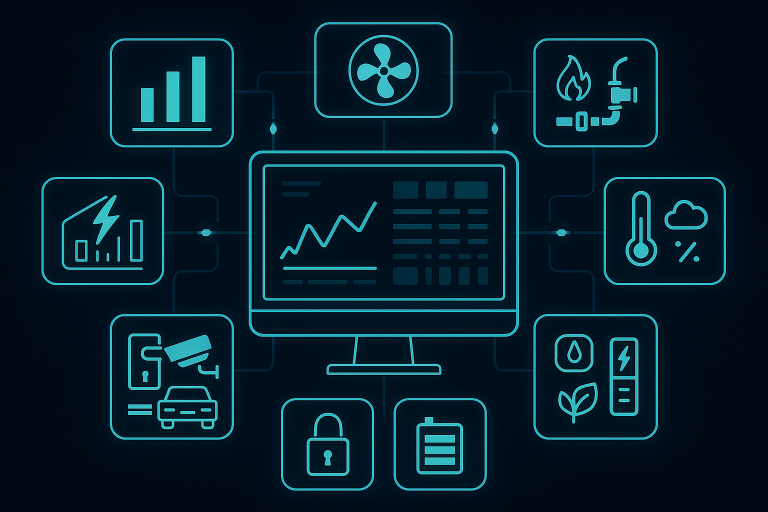
#> input picture assets/img/bms-bg.png, 1536 x 1024 px (shown at 1/2 size)
$ python build_webclip.py ../assets/img/bms-bg.png
#> lines starting #> are read from the running program, lines starting #| are printed output that depends on the picture
#!/usr/bin/env python3
# -*- coding: utf-8 -*-
"""建置巡檢系統的手機桌面捷徑資產。

輸入：一張方形（或會被置中裁切成方形）的來源圖，預設
      system/assets/app-icon-source.png

輸出：
  system/icons/app-icon-180.png    iOS apple-touch-icon / Web Clip
  system/icons/app-icon-192.png    Android PWA
  system/icons/app-icon-512.png    Android PWA / splash
  system/icons/app-icon-maskable-512.png  Android 自適應圖示（含安全邊距）
  system/beinong-patrol.mobileconfig      iOS Web Clip 描述檔（內嵌 base64 圖示）

用法：
  python tools/build_webclip.py
  python tools/build_webclip.py path/to/其他來源圖.png
"""
from __future__ import annotations

import base64
import io
import sys
from pathlib import Path
from xml.sax.saxutils import escape

from PIL import Image

# Windows 主控台預設 cp950，訊息裡的中文與符號會炸掉。
for _stream in (sys.stdout, sys.stderr):
    try:
        _stream.reconfigure(encoding="utf-8", errors="replace")
    except (AttributeError, ValueError):
        pass

ROOT = Path(__file__).resolve().parent.parent
SYSTEM_DIR = ROOT / "system"
ICON_DIR = SYSTEM_DIR / "icons"
DEFAULT_SOURCE = SYSTEM_DIR / "assets" / "app-icon-source.png"
FALLBACK_SOURCE = SYSTEM_DIR / "assets" / "logo-title.png"

# 線上網址（GitHub Pages）。若日後換網域，只需改這裡再重跑本腳本。
SITE_BASE = "https://jnfakimo.github.io/word-cloud/system"
WEBCLIP_URL = f"{SITE_BASE}/login.html"

APP_LABEL = "北農巡檢"
APP_FULL_NAME = "第一果菜市場 設備巡檢維修系統"
ORGANIZATION = "臺北農產運銷股份有限公司"

# 固定 UUID：重複安裝時 iOS 會視為同一個描述檔而覆蓋，不會累積多個圖示。
PAYLOAD_UUID = "3F0C1E6A-8D42-4B77-9A15-2C6D0B4E7A31"
CONFIG_UUID = "B7A94D25-16C3-4E08-8F51-9D3A2E5C7B64"
# 背景色：與登入頁深色底一致，去背 PNG 疊上後不會出現黑框。
BACKDROP = (15, 23, 42, 255)  # #0f172a
# 裁切倍率：>1 會往中間再切一點，用來去掉來源圖的白邊與截圖殘留。
# 設 1.0 就是單純置中裁成正方形，完整保留原圖。
ZOOM = 1.15


def load_square(path: Path, zoom: float = ZOOM) -> Image.Image:
    """讀圖 → 攤平透明 → 置中裁成正方形（可再依 zoom 往內縮）。"""
#> called with zoom = 1.15
    img = Image.open(path).convert("RGBA")
    flat = Image.new("RGBA", img.size, BACKDROP)
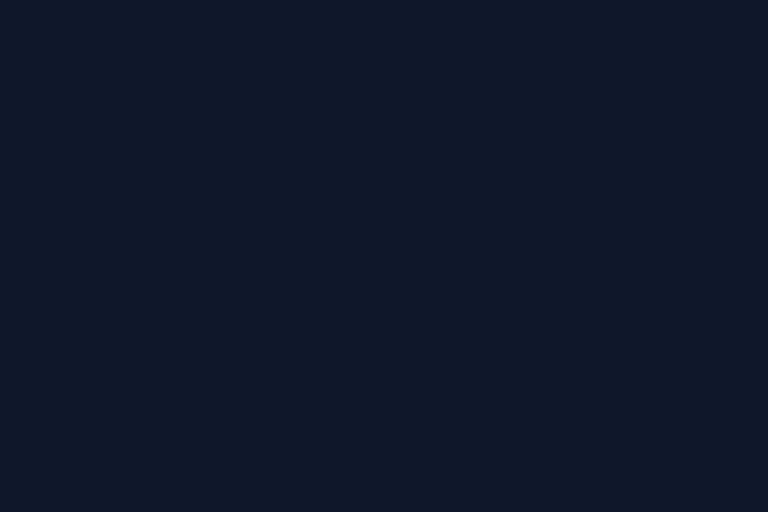
#> flat: PIL image 1536x1024 RGBA (shown at 1/2 size); mean R, G, B, A 15, 23, 42, 255
    flat.alpha_composite(img)
    img = flat

    w, h = img.size
#> w = 1536; h = 1024
    side = int(min(w, h) / max(zoom, 1.0))
#> side = 890
    left = (w - side) // 2
#> left = 323
    top = (h - side) // 2
#> top = 67
    return img.crop((left, top, left + side, top + side))
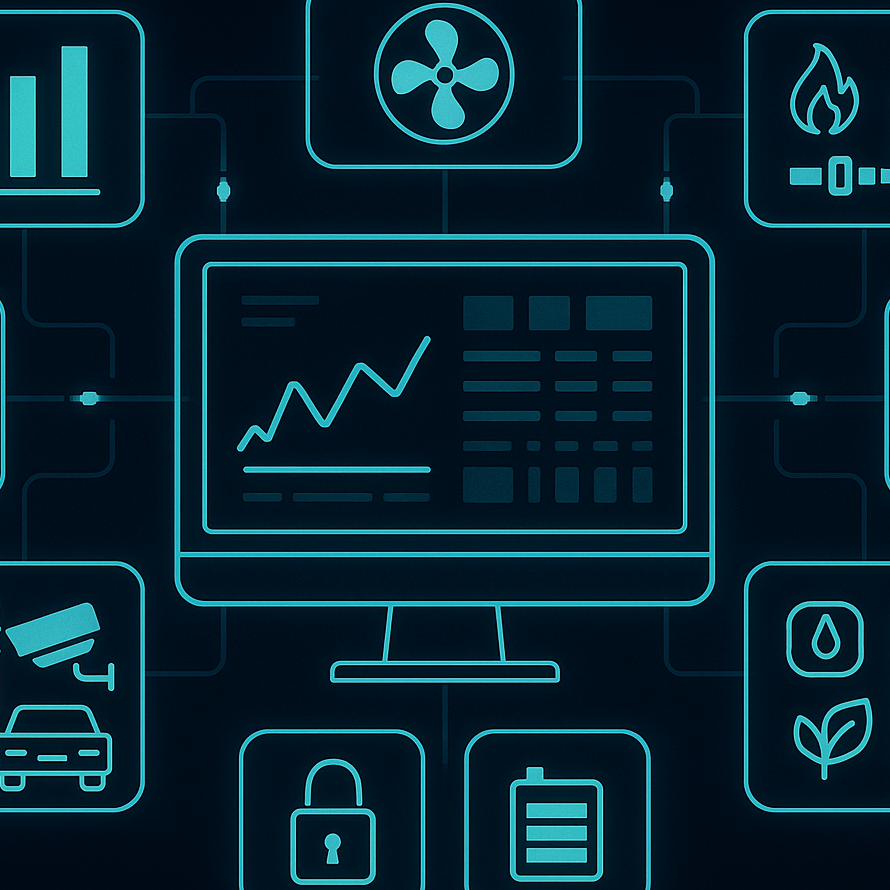
#> returned value: PIL image 890x890 RGBA; mean R, G, B, A 5.9, 35.5, 48.5, 255
#| 裁切後：890x890
#| 產出：


def write_png(img: Image.Image, size: int, out: Path, padding: float = 0.0) -> None:
    """輸出指定尺寸 PNG；padding 為四周留白比例（Android maskable 用）。"""
#> called with size = 180, padding = 0
    canvas = Image.new("RGBA", (size, size), BACKDROP)
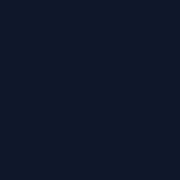
#> canvas: PIL image 180x180 RGBA; mean R, G, B, A 15, 23, 42, 255
    inner = int(size * (1 - padding * 2))
    canvas.paste(img.resize((inner, inner), Image.LANCZOS), ((size - inner) // 2,) * 2)
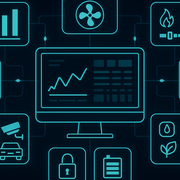
#> canvas: PIL image 180x180 RGBA; mean R, G, B, A 6.2, 35.5, 48.6, 255
    buf = io.BytesIO()
    canvas.convert("RGB").save(buf, "PNG", optimize=True)
    out.parent.mkdir(parents=True, exist_ok=True)
    # 直接量 buffer；Google Drive 掛載的磁碟剛寫完 stat() 會回 0。
    out.write_bytes(buf.getvalue())
    print(f"  ✓ {out.relative_to(ROOT)}  ({len(buf.getvalue()) / 1024:.1f} KB)")


def build_mobileconfig(icon: Image.Image, out: Path) -> None:
    buf = io.BytesIO()
    # Web Clip 圖示用 180x180；base64 會讓體積膨脹 ~33%，先壓一輪再編碼。
    icon.convert("RGB").resize((180, 180), Image.LANCZOS).save(buf, "PNG", optimize=True)
    b64 = base64.b64encode(buf.getvalue()).decode("ascii")
    wrapped = "\n".join(b64[i:i + 76] for i in range(0, len(b64), 76))

    plist = f"""<?xml version="1.0" encoding="UTF-8"?>
<!DOCTYPE plist PUBLIC "-//Apple//DTD PLIST 1.0//EN" "http://www.apple.com/DTDs/PropertyList-1.0.dtd">
<plist version="1.0">
<dict>
    <key>PayloadContent</key>
    <array>
        <dict>
            <key>FullScreen</key>
            <true/>
            <key>Icon</key>
            <data>
{wrapped}
            </data>
            <key>IsRemovable</key>
            <true/>
            <key>Label</key>
            <string>{escape(APP_LABEL)}</string>
            <key>PayloadDescription</key>
            <string>{escape(f'將「{APP_FULL_NAME}」加入 iPhone 或 iPad 主畫面。')}</string>
            <key>PayloadDisplayName</key>
            <string>{escape(APP_LABEL)}</string>
            <key>PayloadIdentifier</key>
            <string>tw.com.tapmc.patrol.webclip</string>
            <key>PayloadType</key>
            <string>com.apple.webClip.managed</string>
            <key>PayloadUUID</key>
            <string>{PAYLOAD_UUID}</string>
            <key>PayloadVersion</key>
            <integer>1</integer>
            <key>Precomposed</key>
            <true/>
            <key>URL</key>
            <string>{escape(WEBCLIP_URL)}</string>
        </dict>
    </array>
    <key>PayloadDescription</key>
    <string>{escape(f'安裝「{APP_FULL_NAME}」桌面圖示。這是網頁捷徑，不會存取裝置上的任何個人資料。')}</string>
    <key>PayloadDisplayName</key>
    <string>{escape(f'{APP_LABEL}．桌面捷徑')}</string>
    <key>PayloadIdentifier</key>
    <string>tw.com.tapmc.patrol.configuration</string>
    <key>PayloadOrganization</key>
    <string>{escape(ORGANIZATION)}</string>
    <key>PayloadRemovalDisallowed</key>
    <false/>
    <key>PayloadType</key>
    <string>Configuration</string>
    <key>PayloadUUID</key>
    <string>{CONFIG_UUID}</string>
    <key>PayloadVersion</key>
    <integer>1</integer>
</dict>
</plist>
"""
    out.write_text(plist, encoding="utf-8")
    print(f"  ✓ {out.relative_to(ROOT)}  ({len(plist.encode('utf-8')) / 1024:.1f} KB)")


def main() -> int:
    src = Path(sys.argv[1]).resolve() if len(sys.argv) > 1 else DEFAULT_SOURCE
    if not src.exists():
        if not FALLBACK_SOURCE.exists():
            print(f"找不到來源圖：{src}", file=sys.stderr)
            return 1
        print(f"⚠ 找不到 {src.relative_to(ROOT) if src.is_relative_to(ROOT) else src}，"
              f"暫時改用 {FALLBACK_SOURCE.relative_to(ROOT)} 產生佔位圖示。")
        print("  換成正式圖示：把圖存成 system/assets/app-icon-source.png 後重跑本腳本。\n")
        src = FALLBACK_SOURCE

    print(f"來源圖：{src}")
    icon = load_square(src)
    print(f"裁切後：{icon.size[0]}x{icon.size[1]}\n產出：")

    write_png(icon, 180, ICON_DIR / "app-icon-180.png")
    write_png(icon, 192, ICON_DIR / "app-icon-192.png")
#> call 2 of write_png, with size = 192, padding = 0
#> in write_png (call 2), `canvas.paste(img.resize((inner, inner), Image.LANCZOS), ((size - inner..`:
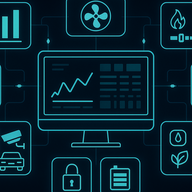
#> canvas: PIL image 192x192 RGBA; mean R, G, B, A 6.2, 35.5, 48.6, 255
    write_png(icon, 512, ICON_DIR / "app-icon-512.png")
#> call 3 of write_png, with size = 512, padding = 0
#> in write_png (call 3), `canvas.paste(img.resize((inner, inner), Image.LANCZOS), ((size - inner..`:
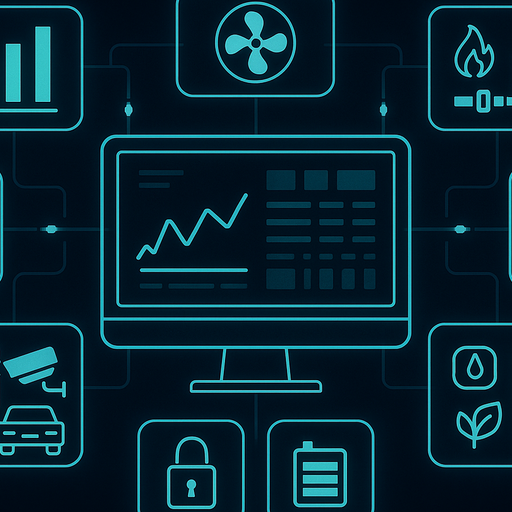
#> canvas: PIL image 512x512 RGBA; mean R, G, B, A 6, 35.5, 48.6, 255
    # Android 自適應圖示會被裁成圓形，四周各留 10% 安全邊距。
    write_png(icon, 512, ICON_DIR / "app-icon-maskable-512.png", padding=0.10)
#> call 4 of write_png, with size = 512, padding = 0.1
#> in write_png (call 4), `canvas.paste(img.resize((inner, inner), Image.LANCZOS), ((size - inner..`:
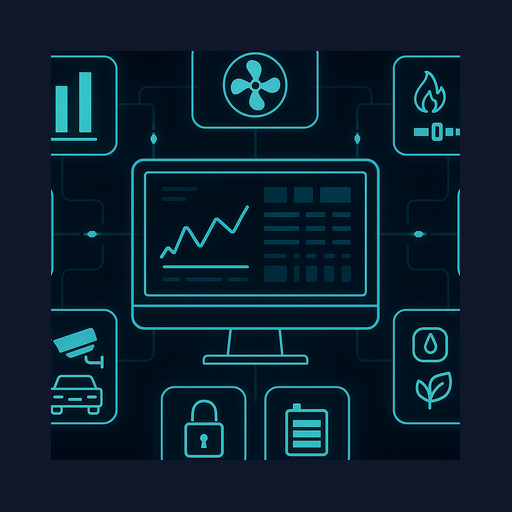
#> canvas: PIL image 512x512 RGBA; mean R, G, B, A 9.3, 31, 46.2, 255
    build_mobileconfig(icon, SYSTEM_DIR / "beinong-patrol.mobileconfig")

    print(f"\n完成。Web Clip 目標網址：{WEBCLIP_URL}")
    return 0


if __name__ == "__main__":
    raise SystemExit(main())
#> (the program exits here)

$ run again, on assets/img/gap-analysis.png
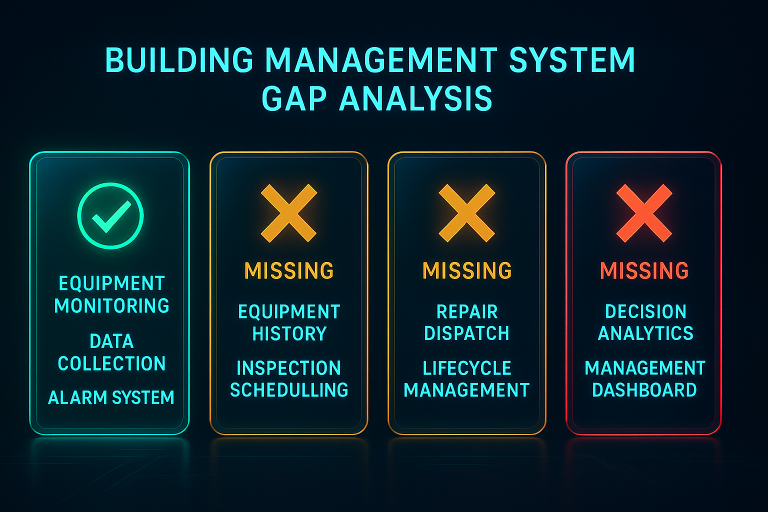
#> input picture assets/img/gap-analysis.png, 1536 x 1024 px (shown at 1/2 size)
#> in load_square, `return img.crop((left, top, left + side, top + side))`:
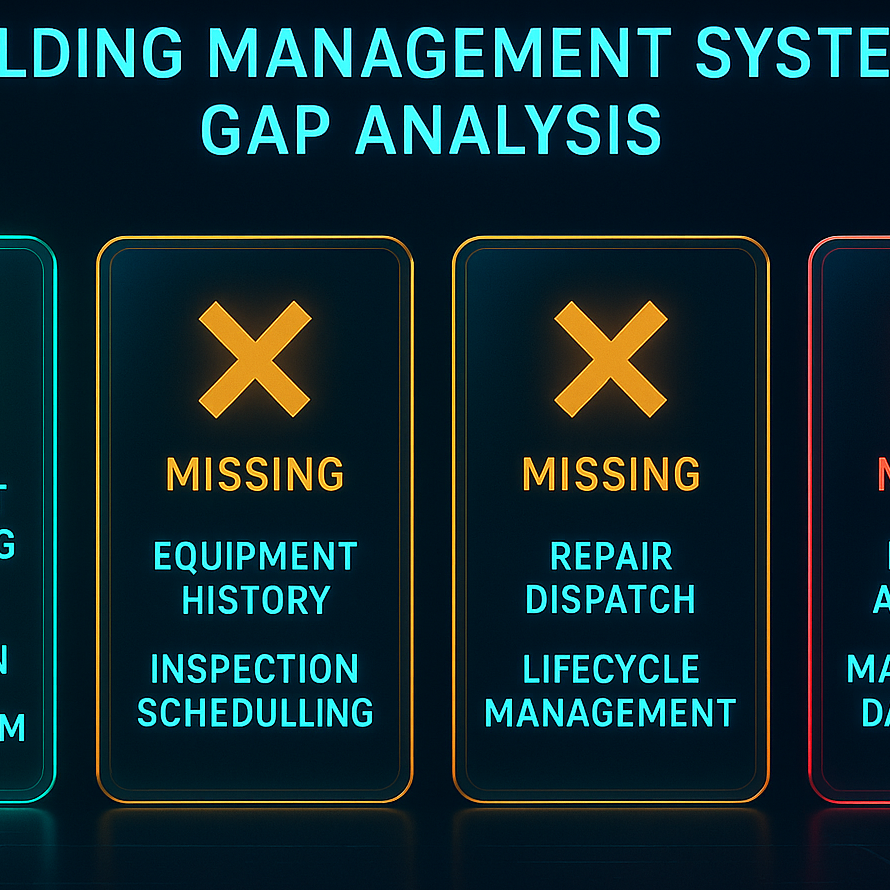
#> returned value: PIL image 890x890 RGBA; mean R, G, B, A 16.6, 42.1, 47.8, 255
#| 裁切後：890x890
#| 產出：
#> in write_png (call 4), `canvas.paste(img.resize((inner, inner), Image.LANCZOS), ((size - inner..`:
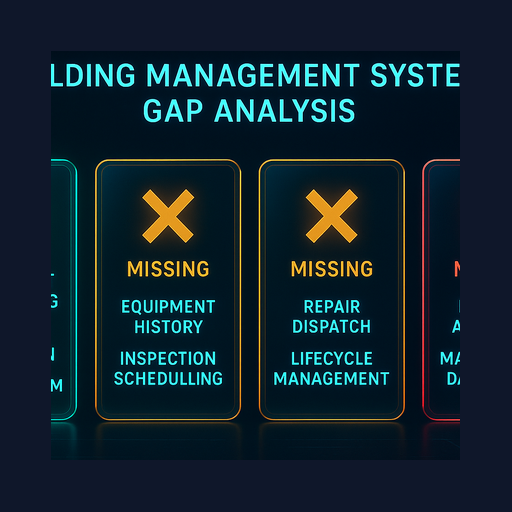
#> canvas: PIL image 512x512 RGBA; mean R, G, B, A 16.2, 35, 45.5, 255

$ run again, on assets/img/inspection.png
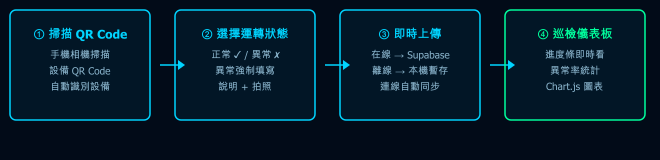
#> input picture assets/img/inspection.png, 660 x 160 px
#> in load_square, img is the input picture: PIL image 660x160 RGBA; mean R, G, B, A 4.8, 29.5, 44.2, 255
#> in load_square, `return img.crop((left, top, left + side, top + side))`:
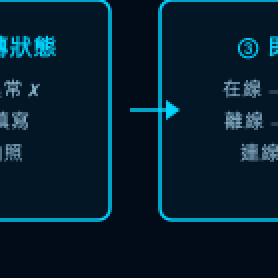
#> returned value: PIL image 139x139 RGBA (shown 2 times larger); mean R, G, B, A 4.5, 29.6, 46, 255
#| 裁切後：139x139
#| 產出：
#> in write_png (call 4), `canvas.paste(img.resize((inner, inner), Image.LANCZOS), ((size - inner..`:
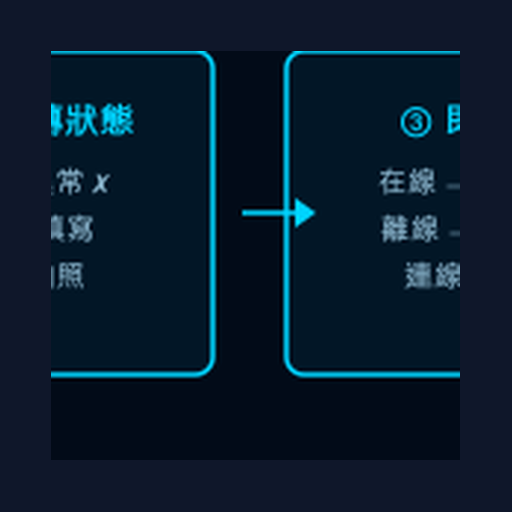
#> canvas: PIL image 512x512 RGBA; mean R, G, B, A 8.3, 27.3, 44.5, 255
